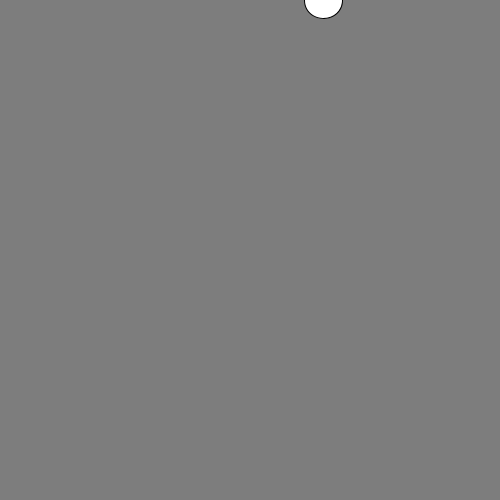
Frame 1 (no input)
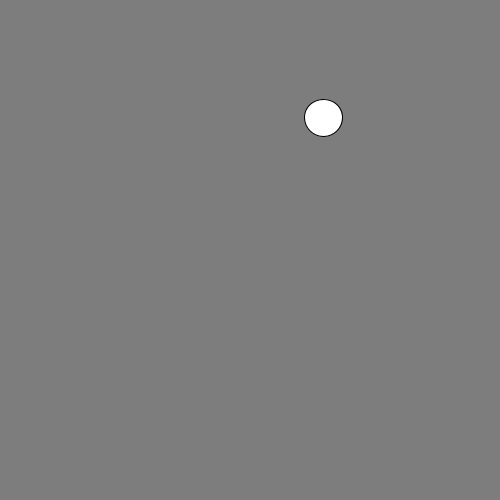
Frame 60 (the mouse pressed at the canvas centre just before this capture)
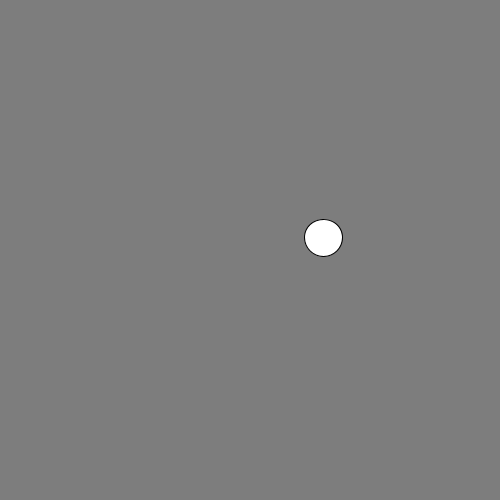
Frame 120 (the mouse held since frame 60 and released just before this capture)

The Processing sketch that drew these frames (run headless with seeded random() and noise(); from frame 60 on, the mouse is pressed at the canvas centre):

// Processing sketch: sketch_261016b_problema2
// ── sketch_261016b_problema2.pde
class Tamal {
  float posicionX;
  float posicionY;
  float masa;
  
  Tamal () {
    posicionY = 0;
    posicionX = random(0, width);
    masa = random(30, 60);
  }
  void mostrar () {
    circle(posicionX, posicionY, masa);
  }
  
  void caer () {
    posicionY+=2;
    posicionY = (posicionY > height)?0:posicionY;
  }
}

Tamal dulce;
void setup () {
  size (500, 500);
  dulce = new Tamal ();
}

void draw () {
  background(125);
  dulce.mostrar();
  dulce.caer();
}
